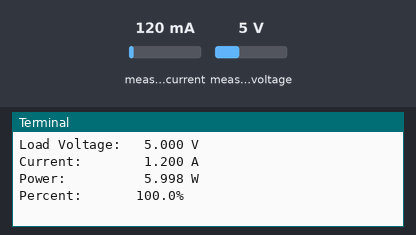
The program below on a simulated Raspberry Pi (BCM pin numbers). Shown: the last lines printed to the terminal. Inputs (shaded band) come from the test bench; at power-on: measured current 120 mA, measured voltage 5 V. Library files of the repository ran but are not shown: INA219.py.

Above: at 1.2 s.
1.3 s: measured current set to 500 mA
At 2.5 s:
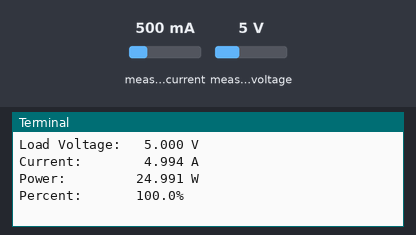
4.6 s: measured voltage set to 11.2 V
At 7.2 s:
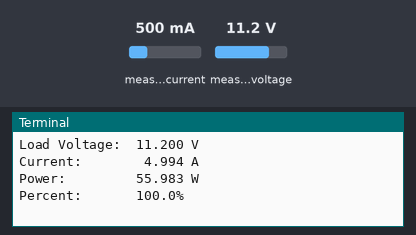
7.5 s: measured current set to 40 mA
At 8.9 s:
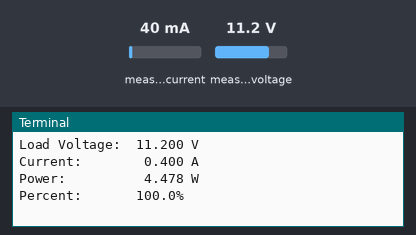
Timing chart, 0 to 10.5 s (numbered marks = the images above; inputs shaded):
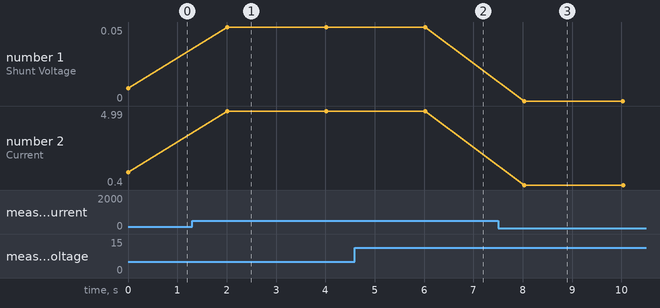

Measured:
- after the input at 1.3 s, the terminal: prints a new line after 0.71 s (image 1)
- after the input at 4.6 s, the terminal: prints a new line after 1.4 s (image 2)
- after the input at 7.5 s, the terminal: prints a new line after 0.53 s (image 3)
- plotted number 1: 0.01 → 0.05 after the input at 1.3 s, 0.05 → 0 after the input at 7.5 s
- plotted number 2: 1.2 → 4.99 after the input at 1.3 s, 4.99 → 0.4 after the input at 7.5 s

The program:

demo_UPS_hat.py
```python
import time

from INA219 import INA219

if __name__=='__main__':

    # Create an INA219 instance.
    ina219 = INA219(addr=0x43)
    while True:
        bus_voltage = ina219.getBusVoltage_V()             # voltage on V- (load side)
        shunt_voltage = ina219.getShuntVoltage_mV() / 1000 # voltage between V+ and V- across the shunt
        current = ina219.getCurrent_mA()                   # current in mA
        power = ina219.getPower_W()                        # power in W

        charge_perc = (bus_voltage - 3) / 1.2 * 100
        charge_perc = min(charge_perc, 100)
        charge_perc = max(charge_perc, 0)

        # INA219 measure bus voltage on the load side. So PSU voltage = bus_voltage + shunt_voltage
        print(f"PSU Voltage:   {bus_voltage + shunt_voltage:6.3f} V")
        print(f"Shunt Voltage: {shunt_voltage:9.6f} V")
        print(f"Load Voltage:  {bus_voltage:6.3f} V")
        print(f"Current:       {current/1000:6.3f} A")
        print(f"Power:         {power:6.3f} W")
        print(f"Percent:       {charge_perc:3.1f}%\n")

        time.sleep(2)
```
